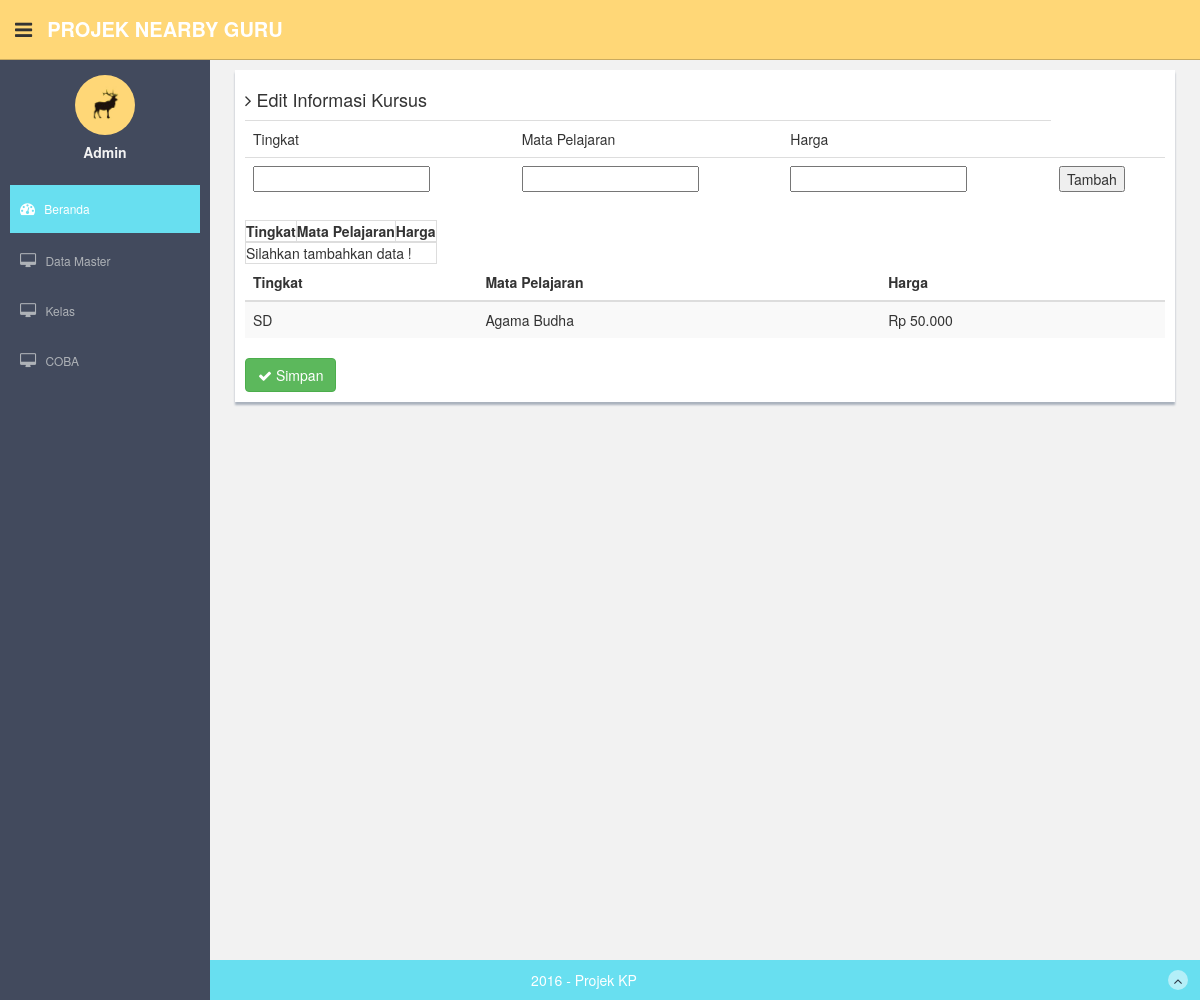
Page /index.php/homementor/editHarga/1 on the committed database.
### tables this page shows
CREATE TABLE IF NOT EXISTS `harga` (
`id_harga` int(11) NOT NULL,
  `id_mentor` int(10) NOT NULL,
  `id_mapel` int(10) NOT NULL,
  `harga` varchar(20) DEFAULT NULL
);

CREATE TABLE IF NOT EXISTS `mata_pelajaran` (
`id_mapel` int(11) NOT NULL,
  `tingkat_mapel` varchar(250) DEFAULT NULL,
  `nama_mapel` varchar(250) DEFAULT NULL
);

### application/controllers/HomeMentor.php (called while the page is built, shortened)
<?php
Class HomeMentor extends CI_Controller {
    public function __construct() {
        $this->load->model('Mentor_Model');
        $this->load->model('Harga_Model');
    }
    public function editHarga($ID) {
        $param['dataHarga'] = $this->Harga_Model->getHargaMentor($ID)->result_array();
        $this->load->view('include/header');
        $this->load->view('edit-harga-mentor', $param);
        $this->load->view('include/footer');
    }
}

### index.php (called while the page is built, shortened)
<?php
require_once BASEPATH.'core/CodeIgniter.php';

### application/models/Harga_Model.php (called while the page is built, shortened)
<?php
Class Harga_Model extends CI_MODEL {
    public function getHargaMentor($ID) {
        return $this->db->query('select harga.harga, mata_pelajaran.nama_mapel, mata_pelajaran.tingkat_mapel from harga,mata_pelajaran where ' . $ID . ' = harga.id_mentor and harga.id_mapel = mata_pelajaran.id_mapel');
    }
}
?>

### application/views/edit-harga-mentor.php (the view)
<form class="form-horizontal style-form" method="post">
    <div class="form-panel">
        <table>
            <tr>
                <td colspan="2"><h4><i class="fa fa-angle-right"></i> Edit Informasi Kursus </h4></td>
            </tr>
            <tr>
                <table class="table col-sm-12">
                    <tr>
                        <td>Tingkat</td>
                        <td>Mata Pelajaran</td>
                        <td>Harga</td>
                    </tr>
                    <tr>
                        <td><input type='text' name='tingkat_mapel' id="tingkat_mapel"/></td>
                        <td><input type='text' name='nama_mapel' id="nama_mapel"/></td>
                        <td><input type='text' name='harga' id="harga"/></td>
                        <td><button type='button' id="inputHargaMentor"/>Tambah</button></td>
                    </tr>
                    <tr>
                    <table id='hargaMentor' class="table-bordered">
                        <thead>
                            <tr>
                                <th>Tingkat</th>
                                <th>Mata Pelajaran</th>
                                <th>Harga</th>
                            </tr>
                        </thead>
                        <tbody aria-data='0'>
                            <tr>
                                <td colspan="3"> Silahkan tambahkan data ! </td>
                            </tr>
                        </tbody>
                    </table>
                    </tr>
                </table>
            <table class="table table-striped table-advance table-hover">
                <thead>
                    <tr>
                        <th>Tingkat</th>
                        <th>Mata Pelajaran</th>
                        <th>Harga</th>
                    </tr>
                </thead>
                <tbody>
                    <?php foreach ($dataHarga as $m) { ?>
                        <tr>
                            <td><?= $m['tingkat_mapel'] ?></td>
                            <td><?= $m['nama_mapel'] ?></td>
                            <td><?= $m['harga'] ?></td>
                        </tr>
                    <?php } ?>
                </tbody>
            </table>
            </tr>
            <tr>
                <td colspan="3">
                <button type="submit" class="member btn btn-success" name="btn_submit"><i class="fa fa-check"></i> Simpan </button>
                </td>
            </tr>
        </table>
    </div>
</form>

### assets/css/style.css (style rules this page uses)
body { color: #797979; background: #f2f2f2; font-family: 'Ruda', sans-serif; padding: 0px !important; margin: 0px !important; font-size:13px; }
.form-panel { background: #ffffff; margin: 10px; padding: 10px; box-shadow: 0px 3px 2px #aab2bd; text-align: left; }

### rows in the picture
harga: id_mapel.tingkat_mapel "SD", id_mapel.nama_mapel "Agama Budha", harga "Rp 50.000"
